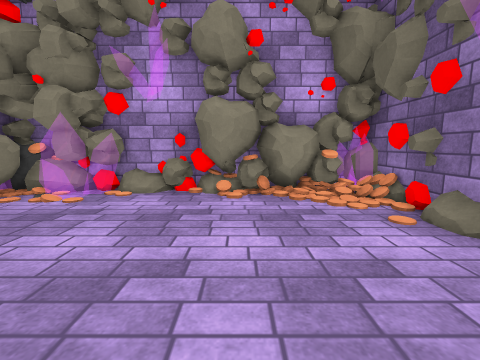
View 1 (above)

12 first-person views from a walk through a scene from a Unity 3-D project. The camera is 1.4 m above the floor, tilts 8° down and sees 90° across. The floor is counted in squares, 1 m on a side. Each view is taken from the middle of a square. On the plan, view 1 faces up. The plan holds only what a view shows up to about 13 squares ahead; the rest is blank. The place goes on beyond the plan. The player is left out. Surface patterns are stand-ins for the level's own textures.

View 2
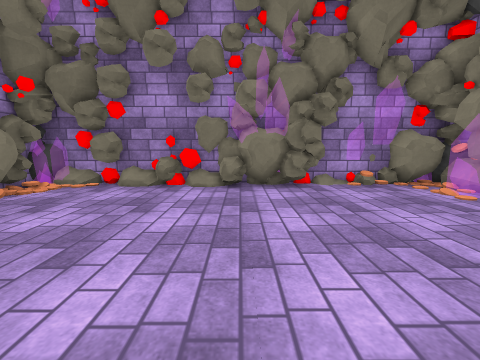

View 3
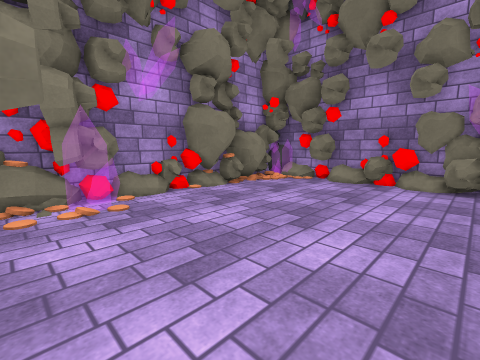

View 4
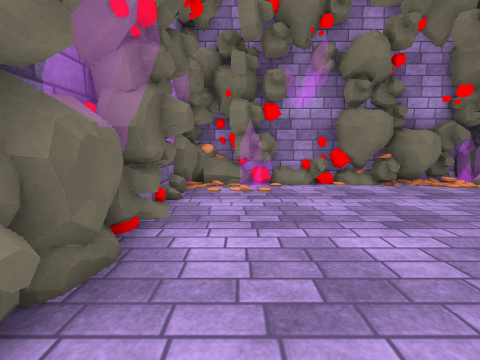

View 5
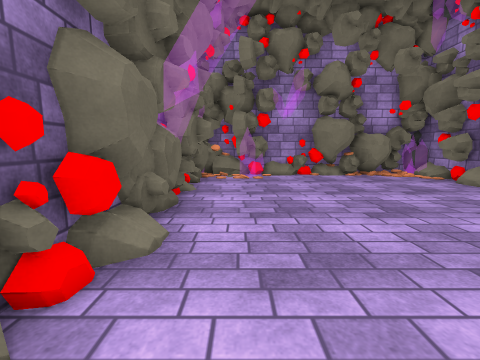

View 6
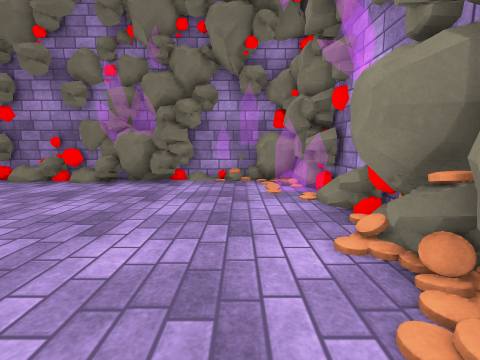

View 7
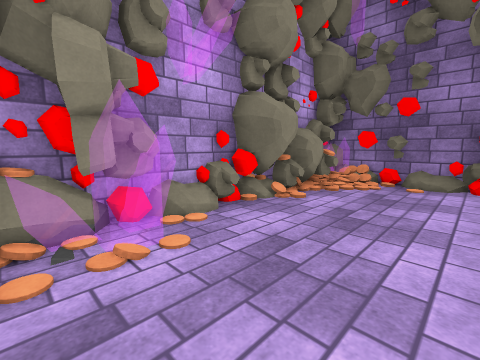

View 8
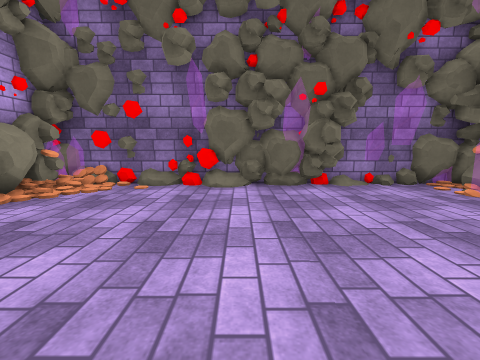

View 9
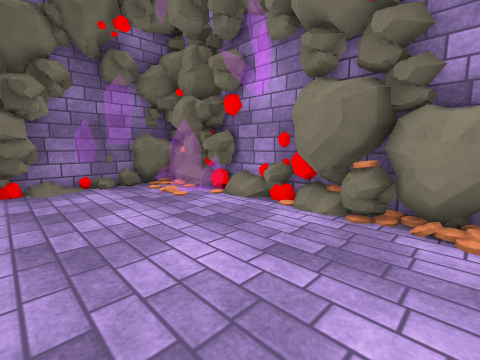

View 10
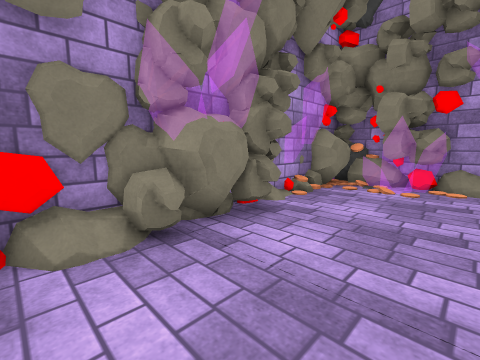

View 11
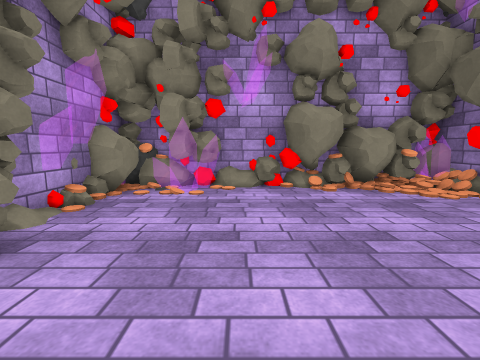

View 12
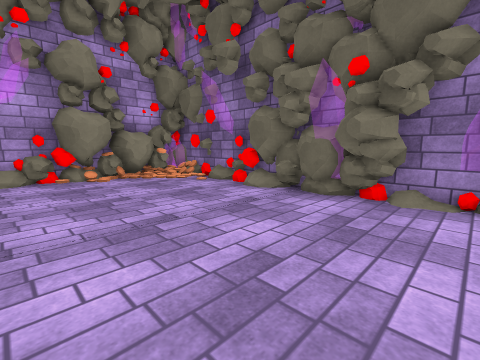

### Floor plan
Points are (right, up) in squares from view 1. A wall is a line through its corners. A room is listed if a view was taken in it or the views show most of it. See-through windows are left out.
Room 1 (views 1, 2, 3, 4, 5, 6, 7, 8, 9, 10, 11, 12)
walls: (-7.2, -3.4) (-7.2, -4.5); (-7.2, 4.5) (-7.2, 3.4); (4.1, 3.4) (4.1, 4.5); (4.1, -4.5) (4.1, -2.5); (0.4, -7.5) (1.5, -7.5); (-1.4, 7.9) (-4.6, 7.9); (-6.5, -7.5) (-2.5, -7.5); (4.1, 6.4) (4.1, 7.5); (2.4, 7.9) (0.4, 7.9)
objects: other object (-8, -6); other object (-8, -2); other object (-8, -1); other object (-8, 1); other object (-8, 2); other object (-7, -7); other object (-7, -6); other object (-7, -5); other object (-7, -3); other object (-7, -2); other object (-7, -1); other object (-7, 0); other object (-7, 3); other object (-7, 5); other object (-7, 6); other object (-7, 8); other object (-6, -7) to (-5, -7); other object (-6, -6); other object (-6, -5); other object (-6, -1) to (-6, 0); other object (-6, 1); other object (-6, 2); other object (-6, 7); other object (-6, 8); other object (-6, 9); other object (-5, 7); other object (-5, 8); other object (-4, -7); other object (-4, 7); other object (-3, -7); other object (-3, -6); other object (-2, -8); other object (-2, -7); other object (-2, 7); other object (-1, -8); other object (-1, -7); other object (-1, 7); other object (-1, 8); other object (0, 7); other object (0, 8); other object (1, -7); other object (1, 7); other object (2, -8); other object (2, -7); other object (2, 7); other object (3, -9); other object (3, -8); other object (3, -7); other object (3, -2); other object (3, 1) to (4, 1); other object (3, 7); other object (3, 8); other object (4, -8); other object (4, -7); other object (4, -6); other object (4, -5); other object (4, -2); other object (4, -1); other object (4, 0); other object (4, 2); other object (4, 3); other object (4, 8); other object (5, 0)

Where each view was taken, in squares from view 1:
view 1: 0 up, 0 right, facing up
view 2: 0 up, 2 right, facing left
view 3: 0 up, 3 right, facing down-left
view 4: 2 up, 2 right, facing down
view 5: 5 up, 2 right, facing down
view 6: 5 up, 3 right, facing left
view 7: 3 up, 6 left, facing up-right
view 8: 1 up, 5 left, facing right
view 9: 2 down, 5 left, facing down-right
view 10: 2 down, 3 left, facing up-left
view 11: 1 down, 3 left, facing up
view 12: 4 down, 3 left, facing up-right
